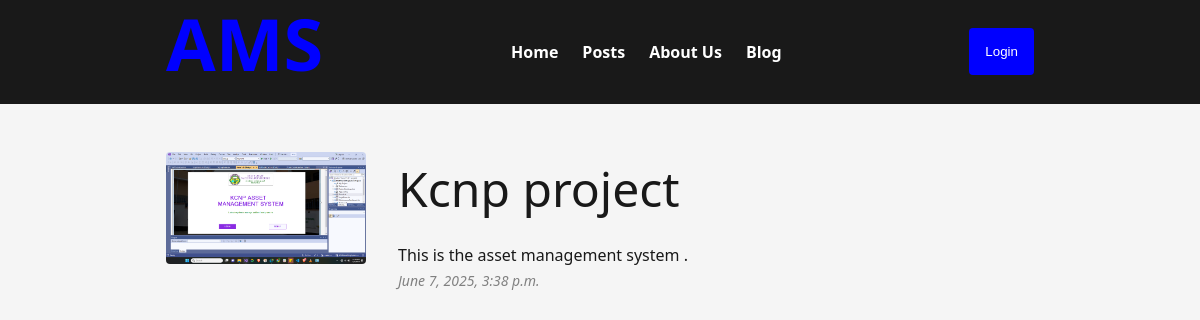
The page /posts/7/ on the database its author committed.
### posts/models.py (models this page shows, shortened)
class Post(models.Model):
    title = models.CharField(max_length=100)
    body=models.TextField()
    slug = models.SlugField(default="this-is-a-post")
    banner = models.ImageField(default='kcnp.png', blank=True)
    created_at=models.DateTimeField(auto_now_add=True)
    class Meta:
        verbose_name='Post'
        verbose_name_plural='Posts'
        ordering=['created_at']

### posts/views.py (the view)
# urls.py: path('<int:post_id>/', views.get_post, name="post")
def get_post(request, post_id):
    post = get_object_or_404(Post, pk=post_id)
    return render(request, 'posts/get_post.html', {'post':post})

### posts/templates/posts/get_post.html (shortened to what this page needs)
{% extends 'layout.html' %}
{% block content %}
    <div class="container" style="display:flex;gap:2rem;">
        <div style="display:relative;width:200px; height:200px;border-radius:0.125rem;">
            <img src="{{post.banner.url}}" style="display:absolute; inset:0; max-width:200px; max-height:200px; border-radius:0.25rem;" alt="{{post.title}}"/>
        </div>
        <article>
            <h4>{{post.title}}</h4>
            <p>{{post.body}}</p>
            <p style="font-size:14px; font-style:italic;color:gray;">{{post.created_at}}</p>
        </article>
    </div>
{% endblock %}

### static/css/main.css (style rules this page uses)
* { margin:0; padding:0; box-sizing: border-box; }
html, body { font-family: system-ui, -apple-system, BlinkMacSystemFont, 'Segoe UI', Roboto, Oxygen, Ubuntu, Cantarell, 'Open Sans', 'Helvetica Neue', sans-serif; font-size: 1rem; line-height: 1.66; background-color: whitesmoke; color: #191919; }
.container { max-width: 900px; margin:0 auto; padding:0 1rem; }
h1,h2,h3,h4,h5,h6 { margin-bottom: 1rem; }
h4 { font-size: 48px; line-height: 1.55; font-weight: 500; }

### rows shown on the page
Post: banner (picture), title "Kcnp project", body "This is the asset management system .", created_at "June 7, 2025, 3:38 p.m."
